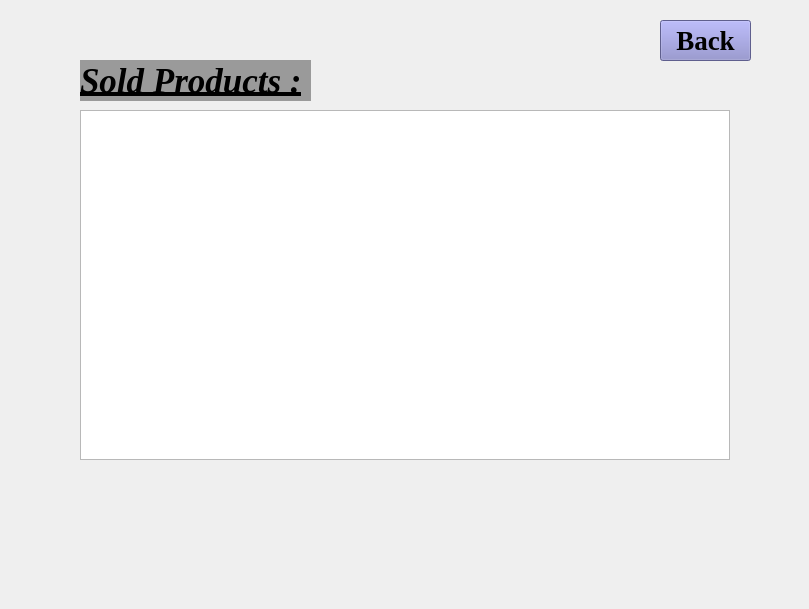
    <widget class="QWidget" name="Sold_item">
     <widget class="QLabel" name="sold_item_label">
      <property name="geometry">
       <rect>
        <x>0</x>
        <y>0</y>
        <width>800</width>
        <height>600</height>
       </rect>
      </property>
      <property name="text">
       <string/>
      </property>
      <property name="pixmap">
       <pixmap resource="ABCD.qrc">:/pic/pic/pexels-fwstudio-172289.jpg</pixmap>
      </property>
      <property name="scaledContents">
       <bool>true</bool>
      </property>
     </widget>
     <widget class="QLabel" name="sold_item_txt">
      <property name="geometry">
       <rect>
        <x>80</x>
        <y>60</y>
        <width>231</width>
        <height>41</height>
       </rect>
      </property>
      <property name="font">
       <font>
        <family>Times New Roman</family>
        <pointsize>26</pointsize>
        <italic>true</italic>
        <bold>true</bold>
        <underline>true</underline>
       </font>
      </property>
      <property name="styleSheet">
       <string notr="true">color: rgb(0, 0, 0);
background-color: rgb(154, 154, 154);</string>
      </property>
      <property name="text">
       <string>Sold Products :</string>
      </property>
     </widget>
     <widget class="QTableView" name="sold_item_table">
      <property name="geometry">
       <rect>
        <x>80</x>
        <y>110</y>
        <width>650</width>
        <height>350</height>
       </rect>
      </property>
     </widget>
     <widget class="QPushButton" name="sold_item_back_button">
      <property name="geometry">
       <rect>
        <x>660</x>
        <y>20</y>
        <width>91</width>
        <height>41</height>
       </rect>
      </property>
      <property name="font">
       <font>
        <family>Times New Roman</family>
        <pointsize>20</pointsize>
        <bold>true</bold>
       </font>
      </property>
      <property name="styleSheet">
       <string notr="true">background-color: rgb(133, 133, 199);
color: rgb(0, 0, 0);</string>
      </property>
      <property name="text">
       <string>Back</string>
      </property>
     </widget>
    </widget>
